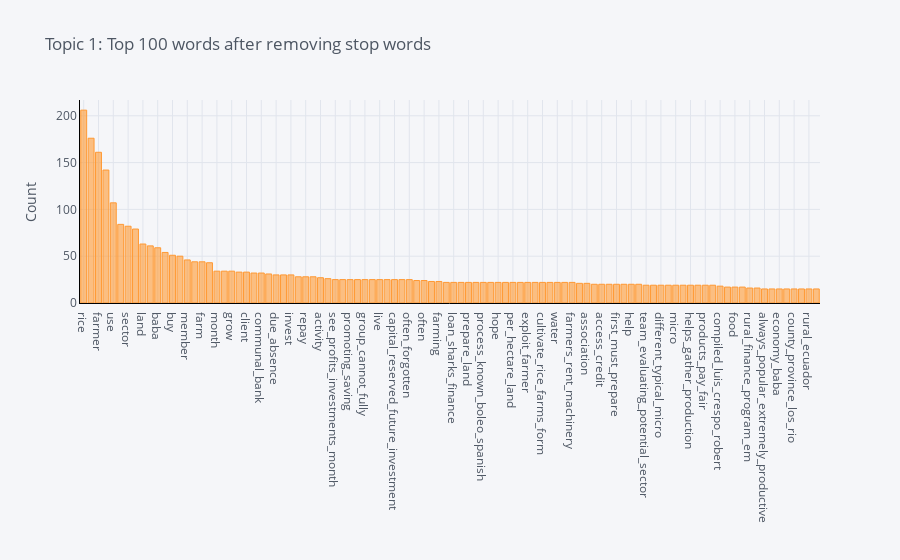

Notebook code for this chart:
### Markdown cell above
`plot_model ()` can also be used to parse the same plots for specific topics. To generate topic-level plots, the function requires the trained model object to be passed inside `plot_model ()`. In the following example, we will generate a frequency distribution on `Topic 1` only as defined in the` topic_num` parameter.

### Code cell
plot_model(lda, plot = 'frequency', topic_num = 'Topic 1')

### Figure 1 — Plotly figure (JSON) as saved in the notebook; plotly's stock layout.template omitted (floating-point values rounded to 4 significant figures)
{"data": [{"marker": {"color": "rgba(255, 153, 51, 0.6)", "line": {"color": "rgba(255, 153, 51, 1.0)", "width": 1}}, "name": "count", "orientation": "v", "text": "", "type": "bar", "x": ["rice", "loan", "farmer", "also", "use", "small", "sector", "area", "land", "many", "baba", "crop", "buy", "order", "member", "work", "farm", "people", "month", "income", "grow", "capital", "client", "centro_agricola_de", "communal_bank", "service", "due_absence", "salitre", "invest", "year", "repay", "first", "activity", "child", "see_profits_investments_month", "group", "promoting_saving", "participate_program", "group_cannot_fully", "rest_debt_must_paid", "live", "person", "capital_reserved_future_investment", "designed_teach_encourage_saving", "often_forgotten", "part", "often", "part_association", "farming", "others_guarantor", "loan_sharks_finance", "pay", "prepare_land", "lack_skills_knowledge_commercialize", "process_known_boleo_spanish", "lack_credit", "hope", "hand_sowe", "per_hectare_land", "farmers_fill", "exploit_farmer", "dispersed_freely", "cultivate_rice_farms_form", "soil_seeds_fertilizer_insecticide", "water", "year_expensive_intermediarie", "farmers_rent_machinery", "unexpected_difficultie", "association", "rural", "access_credit", "believes_imperative_communitie", "first_must_prepare", "lands_removing_weeds_plowe", "help", "affected_expensive_lines_credit", "team_evaluating_potential_sector", "works_cooperatively", "different_typical_micro", "difficult", "micro", "entrepreneur", "helps_gather_production", "programs_mifex", "products_pay_fair", "livestock", "compiled_luis_crespo_robert", "bank", "food", "product", "rural_finance_program_em", "allow", "always_popular_extremely_productive", "people_baba_organize", "economy_baba", "coastal_region", "county_province_los_rio", "cultivate_rice_commercialize_product", "rural_ecuador", "yet_country_area"], "y": [206, 176, 161, 142, 107, 84, 82, 79, 63, 61, 59, 54, 51, 50, 46, 44, 44, 43, 34, 34, 34, 33, 33, 32, 32, 31, 30, 30, 30, 28, 28, 28, 27, 26, 25, 25, 25, 25, 25, 25, 25, 25, 25, 25, 25, 24, 24, 23, 23, 22, 22, 22, 22, 22, 22, 22, 22, 22, 22, 22, 22, 22, 22, 22, 22, 22, 22, 21, 21, 20, 20, 20, 20, 20, 20, 20, 19, 19, 19, 19, 19, 19, 19, 19, 19, 19, 18, 17, 17, 17, 16, 16, 15, 15, 15, 15, 15, 15, 15, 15]}], "layout": {"legend": {"bgcolor": "#F5F6F9", "font": {"color": "#4D5663"}}, "paper_bgcolor": "#F5F6F9", "plot_bgcolor": "#F5F6F9", "title": {"font": {"color": "#4D5663"}, "text": "Topic 1: Top 100 words after removing stop words"}, "xaxis": {"gridcolor": "#E1E5ED", "linecolor": "black", "showgrid": true, "tickfont": {"color": "#4D5663"}, "title": {"font": {"color": "#4D5663"}, "text": ""}, "zerolinecolor": "#E1E5ED"}, "yaxis": {"gridcolor": "#E1E5ED", "linecolor": "black", "showgrid": true, "tickfont": {"color": "#4D5663"}, "title": {"font": {"color": "#4D5663"}, "text": "Count"}, "zerolinecolor": "#E1E5ED"}}}
